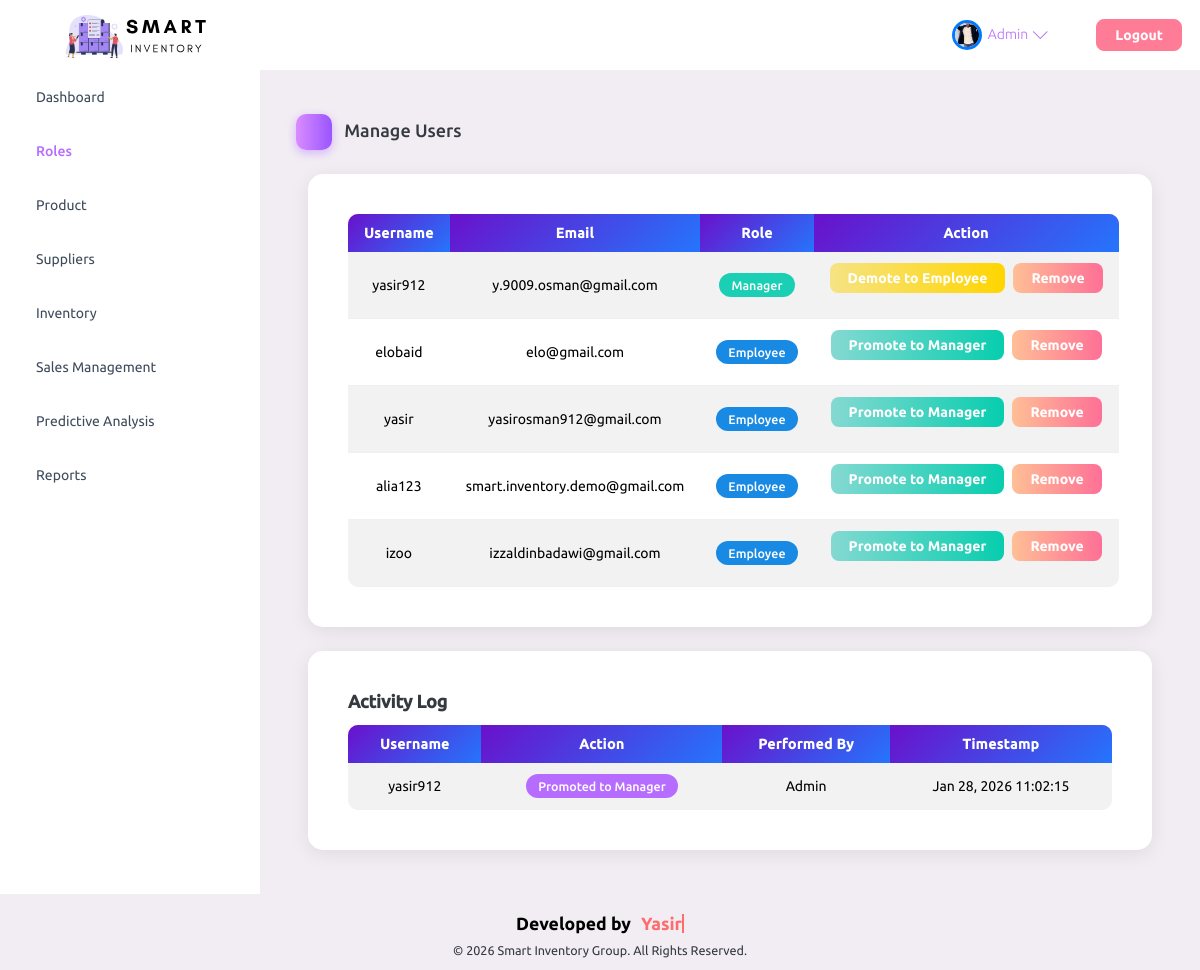
The page /admin_manage_roles.php (signed in) on the database its author committed.
### tables this page shows
CREATE TABLE `user` (
  `UserID` int(11) NOT NULL,
  `Username` varchar(100) NOT NULL,
  `Password` varchar(255) NOT NULL,
  `Email` varchar(255) NOT NULL,
  `Role` enum('Admin','Manager','Employee') NOT NULL,
  `FirstName` varchar(100) DEFAULT NULL,
  `LastName` varchar(100) DEFAULT NULL,
  `PhoneNumber` varchar(20) DEFAULT NULL,
  `Address` text DEFAULT NULL,
  `DateOfBirth` date DEFAULT NULL,
  `ProfileImage` varchar(255) DEFAULT NULL,
  `JobTitle` varchar(100) DEFAULT NULL,
  `Department` varchar(100) DEFAULT NULL,
  `Gender` enum('Male','Female','Other') DEFAULT NULL,
  `CreatedAt` timestamp NOT NULL DEFAULT current_timestamp(),
  `UpdatedAt` timestamp NOT NULL DEFAULT current_timestamp() ON UPDATE current_timestamp(),
  `role_assigned_by` int(11) DEFAULT NULL,
  `role_assigned_at` timestamp NULL DEFAULT NULL,
  `otp` varchar(6) DEFAULT NULL,
  `otp_expiry` datetime DEFAULT NULL
);

CREATE TABLE `activity_log` (
  `log_id` int(11) NOT NULL,
  `user_id` int(11) NOT NULL,
  `action` varchar(255) NOT NULL,
  `performed_by` int(11) DEFAULT NULL,
  `timestamp` timestamp NOT NULL DEFAULT current_timestamp()
);

### admin_manage_roles.php (the view, shortened to what this page needs)
<?php
include 'head.php';
$usersQuery = "SELECT UserID, Username, Email, Role FROM User WHERE Role != 'Admin'";
$usersResult = mysqli_query($con, $usersQuery);
?>
<!DOCTYPE html>
<html lang="en">
<head>
    <?php include 'head.php'; ?>
</head>
<body>
    <div class="container-scroller">
        <?php include 'navBar.php'; ?>
        <div class="container-fluid page-body-wrapper">
            <?php include 'sidebar.php'; ?>
            <div class="main-panel">
                <div class="content-wrapper">
                    <div class="page-header">
                        <h3 class="page-title">
                            <span class="page-title-icon bg-gradient-primary text-white me-2">
                                <i class="mdi mdi-account-cog menu-icon"></i>
                            </span>
                            Manage Users
                        </h3>
                    </div>
                    <div class="container">
                        <div class="card">
                            <div class="card-body">
                                <table class="table table-striped">
                                    <thead class="bg-gradient-primary text-white">
                                        <tr>
                                            <th>Username</th>
                                            <th>Email</th>
                                            <th>Role</th>
                                            <th>Action</th>
                                        </tr>
                                    </thead>
                                    <tbody>
                                        <?php while ($user = mysqli_fetch_assoc($usersResult)): ?>
                                            <tr>
                                                <td class="align-middle"><?php echo htmlspecialchars($user['Username']); ?></td>
                                                <td class="align-middle"><?php echo htmlspecialchars($user['Email']); ?></td>
                                                <td class="align-middle">
                                                    <span class="badge <?php echo $user['Role'] === 'Manager' ? 'bg-success' : 'bg-info'; ?>">
                                                        <?php echo $user['Role']; ?>
                                                    </span>
                                                </td>
                                                <td>
                                                    <div class="btn-group" role="group">
                                                        <?php if ($user['Role'] === 'Employee'): ?>
                                                            <form method="POST" action="" class="me-2">
                                                                <button type="submit" class="btn btn-gradient-success btn-sm">Promote to Manager</button>
                                                            </form>
                                                        <?php elseif ($user['Role'] === 'Manager'): ?>
                                                            <form method="POST" action="" class="me-2">
                                                                <button type="submit" class="btn btn-gradient-warning btn-sm">Demote to Employee</button>
                                                            </form>
                                                        <?php endif; ?>
                                                        <form method="POST" action="">
                                                            <button type="submit" class="btn btn-gradient-danger btn-sm">Remove</button>
                                                        </form>
                                                    </div>
                                                </td>
                                            </tr>
                                        <?php endwhile; ?>
                                    </tbody>
                                </table>
                            </div>
                        </div>
                        <div class="card mt-4">
                            <div class="card-body">
                                <h4 class="card-title">Activity Log</h4>
                                <table class="table table-striped table-hover">
                                    <thead class="bg-gradient-primary text-white">
                                        <tr>
                                            <th>Username</th>
                                            <th>Action</th>
                                            <th>Performed By</th>
                                            <th>Timestamp</th>
                                        </tr>
                                    </thead>
                                    <tbody>
                                        <?php
                                        $logQuery = "
                                            SELECT al.*, u.Username
                                            FROM activity_log al
                                            LEFT JOIN User u ON al.user_id = u.UserID
                                            ORDER BY al.timestamp DESC";
                                        $logResult = mysqli_query($con, $logQuery);
                                        while ($log = mysqli_fetch_assoc($logResult)): ?>
                                            <tr>
                                                <td><?php echo htmlspecialchars($log['Username'] ?? 'Removed User'); ?></td>
                                                <td><span class="badge bg-primary"><?php echo $log['action']; ?></span></td>
                                                <td>Admin</td>
                                                <td><?php echo date('M d, Y H:i:s', strtotime($log['timestamp'])); ?></td>
                                            </tr>
                                        <?php endwhile; ?>
                                    </tbody>
                                </table>
                            </div>
                        </div>
                    </div>
                </div>
            </div>
        </div>
    </div>
    <?php include 'footer.php'; ?>
</body>
</html>

### navBar.php (shortened to what this page needs)
<?php
include 'head.php';
if (isset($_SESSION['loggedin']) && $_SESSION['loggedin'] === true) {
  $userID = $_SESSION['user_id'];
  $stmt = $con->prepare("SELECT ProfileImage, Username FROM User WHERE UserID = ?");
  $stmt->bind_param("i", $userID);
  $stmt->execute();
  $stmt->bind_result($profileImage, $username);
}
?>
<nav class="navbar default-layout-navbar col-lg-12 col-12 p-0 fixed-top d-flex flex-row">
  <div class="text-center navbar-brand-wrapper d-flex align-items-center justify-content-start">
    <a class="navbar-brand brand-logo" href="index.php">
      <img src="assets/images/smart-inventory.svg" alt="logo" style="width: 250px; height: auto;" />
    </a>
  </div>
  <div class="navbar-menu-wrapper d-flex align-items-stretch">
    <button class="navbar-toggler navbar-toggler align-self-center" type="button" data-toggle="minimize">
      <span class="mdi mdi-menu"></span>
    </button>
    <ul class="navbar-nav navbar-nav-right d-none d-lg-flex">
      <?php if (isset($_SESSION['loggedin']) && $_SESSION['loggedin'] === true): ?>
        <li class="nav-item dropdown">
          <a class="nav-link dropdown-toggle" id="profileDropdown" href="#" data-toggle="dropdown" aria-expanded="false">
            <div class="navbar-profile-pic-container">
              <?php if (!empty($profileImage)): ?>
                <img src="assets/images/Profile-pics/<?php echo htmlspecialchars($profileImage); ?>" class="rounded-circle" alt="Profile Image" style="width: 30px; height: 30px; object-fit: cover; margin-right: 6px;">
              <?php else: ?>
                <img src="assets/images/Profile-pics/default-profile.png" class="rounded-circle" alt="Default Profile Image" style="width: 30px; height: 30px; object-fit: cover; margin-right: 6px;">
              <?php endif; ?>
            </div>
            <span class="text-primary"><?php echo htmlspecialchars($username); ?></span>
          </a>
        </li>
        <li class="nav-item">
          <a class="nav-link" href="logout.php">
            <button class="btn btn-danger" style="margin-right: -30px;">Logout</button>
          </a>
        </li>
      <?php endif; ?>
    </ul>
  </div>
</nav>

### head.php (style rules this page uses)
.page-title { animation: fadeInDown 0.6s ease-in-out; }
.card { border: none !important; border-radius: 15px !important; box-shadow: 0 4px 20px rgba(0,0,0,0.08) !important; transition: transform 0.25s ease, box-shadow 0.25s ease !important; }
.card-title { font-size: 1rem; font-weight: 600; color: #4a4a6a; margin-bottom: 1rem; }
.card-body { padding: 1.5rem; }
.table { border-radius: 10px; overflow: hidden; font-size: 0.9rem; }
.table thead th { background: linear-gradient(135deg, #6a11cb, #2575fc) !important; color: white !important; font-weight: 600; border: none !important; padding: 12px 16px; text-align: center; letter-spacing: 0.5px; }
.table tbody tr { transition: background 0.2s; }
.table tbody td { vertical-align: middle; padding: 11px 16px; border-color: #f0f0f0 !important; text-align: center; }
.badge { padding: 6px 12px; border-radius: 20px; font-size: 0.78rem; font-weight: 500; }
.btn { border-radius: 8px !important; font-weight: 500; padding: 8px 18px; transition: all 0.2s ease; }
.page-header { margin-bottom: 1.5rem; }
.page-title-icon { border-radius: 10px !important; width: 36px; height: 36px; display: inline-flex; align-items: center; justify-content: center; }
.content-wrapper { animation: fadeIn 0.4s ease-in-out; }

### navBar.php (style rules this page uses)
.navbar-profile-pic-container img { width: 150px; height: 150px; object-fit: cover; border-radius: 50%; border: 3px solid #007bff; }

### rows shown on the page
user: ProfileImage (picture), Username "Admin"
user: Username "yasir912", Email "y.9009.osman@gmail.com", Role "Manager"
user: Username "elobaid", Email "elo@gmail.com", Role "Employee"
user: Username "yasir", Email "yasirosman912@gmail.com", Role "Employee"
user: Username "alia123", Email "smart.inventory.demo@gmail.com", Role "Employee"
user: Username "izoo", Email "izzaldinbadawi@gmail.com", Role "Employee"
activity_log: user.Username "yasir912", action "Promoted to Manager", timestamp "Jan 28, 2026 11:02:15"
